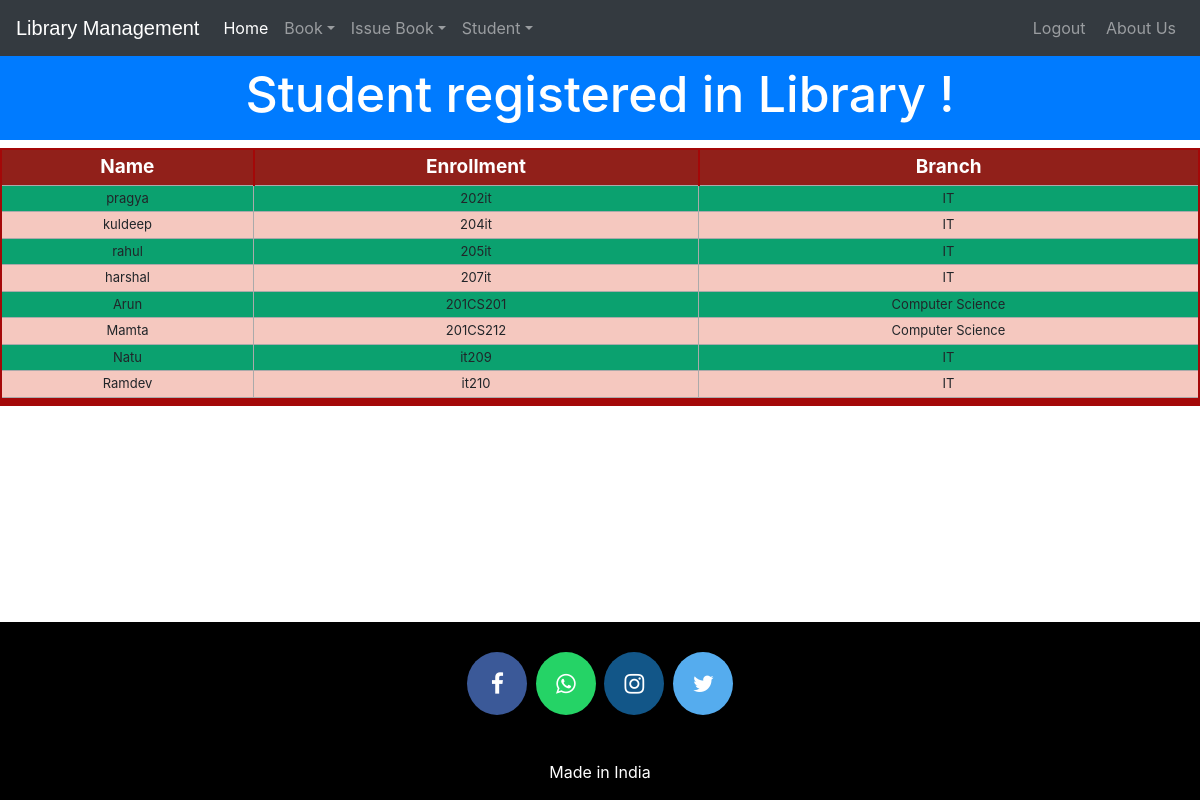
The app's page /viewstudent (signed in) with its own data.
### library/models.py (models this page shows, shortened)
class StudentExtra(models.Model):
    user=models.OneToOneField(User,on_delete=models.CASCADE)
    enrollment = models.CharField(max_length=40)
    branch = models.CharField(max_length=40)
    @property
    def get_name(self):
        return self.user.first_name

### library/views.py (the view)
# urls.py: path('viewstudent', views.viewstudent_view),
@login_required(login_url='adminlogin')
@user_passes_test(is_admin)
def viewstudent_view(request):
    students=models.StudentExtra.objects.all()
    return render(request,'library/viewstudent.html',{'students':students})

### library/views.py (called while the page is built)
def is_admin(user):
    return user.groups.filter(name='ADMIN').exists()

### templates/library/viewstudent.html (shortened to what this page needs)
<!DOCTYPE html>
<html lang="en" dir="ltr">
  <head>
  </head>
  <body>
    {% include "library/navbaradmin.html" %}
    <br>
    <br>
    <h3 class="p-3 mb-2 bg-primary text-white" style = 'font-size: 50px;text-align:center;'>Student registered in Library !</h3>
    {% if students%}
<table class="redTable">
<thead>
<tr>
<th>Name</th>
<th>Enrollment</th>
<th>Branch</th>
</tr>
</thead>
<tfoot>
<tr>
<td colspan="3">
</td>
</tr>
</tfoot>
<tbody>
  {% for s in students %}
    <tr>
      <td>{{s.get_name}}</td>
      <td>{{s.enrollment}}</td>
      <td>{{s.branch}}</td>
    </tr>
  {% endfor %}
</tbody>
</table>
{%else%}
<h1> No Student Registered in Library</h1>
{%endif%}
<br><br><br><br><br><br>
<br><br><br>
  {% include "library/footer.html" %}
  </body>
</html>

### templates/library/viewstudent.html (style rules this page uses)
table.redTable { border: 2px solid #A40808; background-color: #0ba16f; width: 100%; text-align: center; border-collapse: collapse; }
table.redTable td, table.redTable th { border: 1px solid #AAAAAA; padding: 3px 2px; }
table.redTable tbody td { font-size: 13px; }
table.redTable tr:nth-child(even) { background: #F5C8BF; }
table.redTable thead { background: #91201a; }
table.redTable thead th { font-size: 19px; font-weight: bold; color: #FFFFFF; text-align: center; border-left: 2px solid #A40808; }
table.redTable thead th:first-child { border-left: none; }
table.redTable tfoot { font-size: 13px; font-weight: bold; color: #FFFFFF; background: #A40808; }
table.redTable tfoot td { font-size: 13px; }

### records on screen
StudentExtra: get_name "pragya", enrollment "202it", branch "IT"
StudentExtra: get_name "kuldeep", enrollment "204it", branch "IT"
StudentExtra: get_name "rahul", enrollment "205it", branch "IT"
StudentExtra: get_name "harshal", enrollment "207it", branch "IT"
StudentExtra: get_name "Arun", enrollment "201CS201", branch "Computer Science"
StudentExtra: get_name "Mamta", enrollment "201CS212", branch "Computer Science"
StudentExtra: get_name "Natu", enrollment "it209", branch "IT"
StudentExtra: get_name "Ramdev", enrollment "it210", branch "IT"
